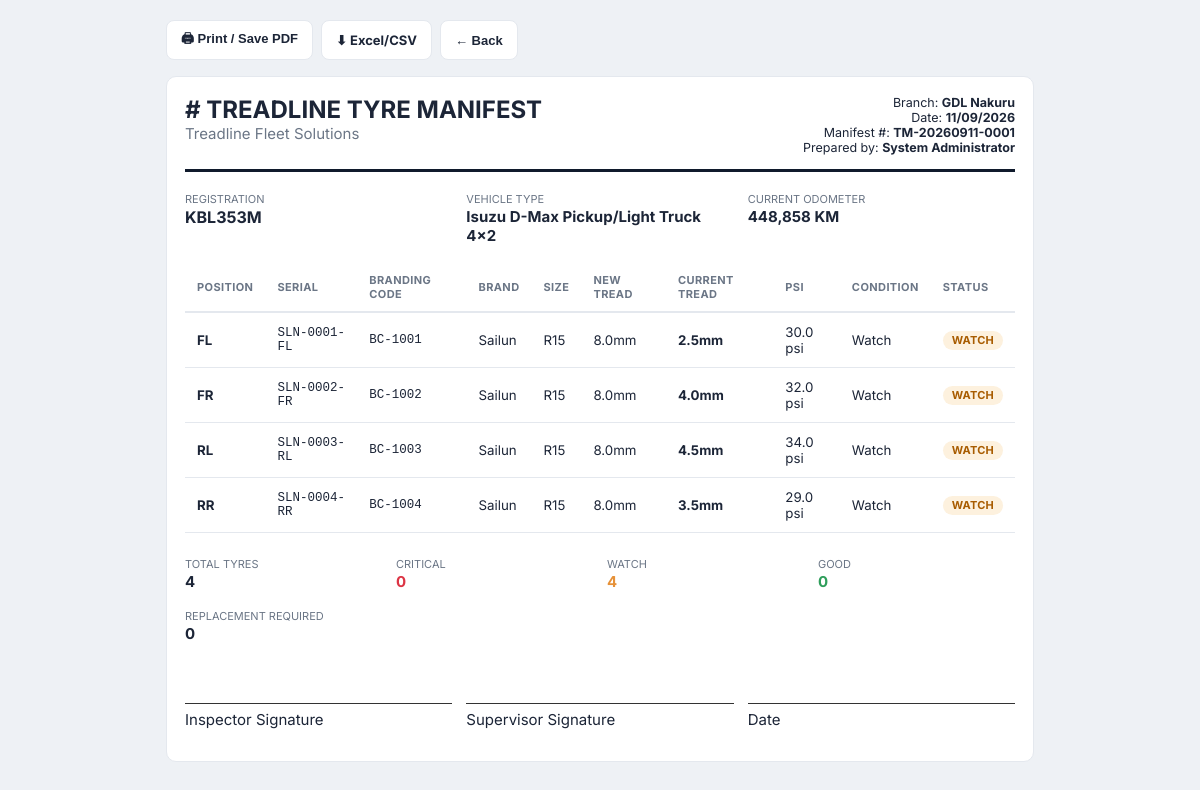
Screenshot of /report_manifest.php?vehicle_id=1 (signed in) with the database file from the repository.
### tables this page shows
CREATE TABLE vehicles (
    id INT AUTO_INCREMENT PRIMARY KEY,
    plate_number VARCHAR(30) UNIQUE NOT NULL,
    fleet_number VARCHAR(30),
    vehicle_type_id INT NOT NULL,
    make VARCHAR(60),
    model VARCHAR(60),
    year YEAR,
    vin VARCHAR(60),
    branch_id INT NOT NULL,
    department VARCHAR(100),
    driver_name VARCHAR(150),
    current_mileage INT DEFAULT 0,
    mileage_reading_date DATE,
    status ENUM('ACTIVE','MAINTENANCE','OUT_OF_SERVICE','SOLD','ARCHIVED') DEFAULT 'ACTIVE',
    spare_count INT NOT NULL DEFAULT 1,
    towed_by_vehicle_id INT NULL COMMENT 'For trailers: the truck/prime mover that tows this trailer, if any',
    photo VARCHAR(255),
    date_added DATE DEFAULT (CURRENT_DATE),
    created_at DATETIME DEFAULT CURRENT_TIMESTAMP,
    FOREIGN KEY (vehicle_type_id) REFERENCES vehicle_types(id),
    FOREIGN KEY (branch_id) REFERENCES branches(id),
    FOREIGN KEY (towed_by_vehicle_id) REFERENCES vehicles(id)
);

CREATE TABLE branches (
    id INT AUTO_INCREMENT PRIMARY KEY,
    name VARCHAR(150) NOT NULL,
    code VARCHAR(30) UNIQUE NOT NULL,
    location VARCHAR(150),
    manager VARCHAR(150),
    contact VARCHAR(60),
    status ENUM('ACTIVE','INACTIVE') DEFAULT 'ACTIVE',
    created_at DATETIME DEFAULT CURRENT_TIMESTAMP
);

CREATE TABLE users (
    id INT AUTO_INCREMENT PRIMARY KEY,
    full_name VARCHAR(150) NOT NULL,
    username VARCHAR(100) UNIQUE NOT NULL,
    email VARCHAR(150) UNIQUE,
    password_hash VARCHAR(255) NOT NULL,
    role_id INT NOT NULL,
    branch_id INT NULL,
    phone VARCHAR(30),
    status ENUM('ACTIVE','SUSPENDED') DEFAULT 'ACTIVE',
    remember_token VARCHAR(255) NULL,
    reset_token VARCHAR(255) NULL,
    reset_expires DATETIME NULL,
    last_login DATETIME NULL,
    created_at DATETIME DEFAULT CURRENT_TIMESTAMP,
    FOREIGN KEY (role_id) REFERENCES roles(id)
);

CREATE TABLE vehicle_types (
    id INT AUTO_INCREMENT PRIMARY KEY,
    name VARCHAR(100) NOT NULL,
    axle_config ENUM('4X2','4X4','6X2','6X4','8X4','TRAILER_2AXLE','TRAILER_3AXLE','BUS') NOT NULL DEFAULT '4X2',
    positions JSON NOT NULL COMMENT 'Flattened array of tyre position codes, derived from layout_rows',
    layout_rows JSON NULL COMMENT 'Generic editable tyre-map layout: [{label, drive(bool), positions:[...]}, ...] - one row per axle/group',
    spare_default INT NOT NULL DEFAULT 1 COMMENT 'Default number of spare slots for a new vehicle of this type (0 = no spare, e.g. forklifts)'
);

CREATE TABLE tyres (
    id INT AUTO_INCREMENT PRIMARY KEY,
    serial_number VARCHAR(100) UNIQUE NOT NULL,
    branding_code VARCHAR(100),
    brand VARCHAR(80) NOT NULL,
    model VARCHAR(80),
    size VARCHAR(30) NOT NULL,
    type ENUM('NEW','RETREAD','USED') DEFAULT 'NEW',
    new_tread_mm DECIMAL(4,1) NOT NULL DEFAULT 8.0,
    recommended_psi DECIMAL(5,1) NOT NULL DEFAULT 32.0,
    load_rating VARCHAR(20),
    speed_rating VARCHAR(10),
    purchase_date DATE,
    supplier_id INT,
    purchase_price DECIMAL(12,2) DEFAULT 0,
    warranty_info VARCHAR(150),
    expected_mileage INT DEFAULT 60000,
    expected_lifespan_days INT DEFAULT 730,
    storage_location VARCHAR(100),
     
    status ENUM('STOCK','IN_SERVICE','UNDER_REPAIR','RETREAD','REMOVED','SCRAP') DEFAULT 'STOCK',
     
    current_vehicle_id INT NULL,
    current_position VARCHAR(10) NULL,
    current_tread_mm DECIMAL(4,1) NULL,
    current_psi DECIMAL(5,1) NULL,
    install_odometer INT NULL,
    total_repairs INT DEFAULT 0,
    total_retreads INT DEFAULT 0,
    date_added DATE DEFAULT (CURRENT_DATE),
    created_at DATETIME DEFAULT CURRENT_TIMESTAMP,
    updated_at DATETIME DEFAULT CURRENT_TIMESTAMP ON UPDATE CURRENT_TIMESTAMP,
    FOREIGN KEY (supplier_id) REFERENCES suppliers(id),
    FOREIGN KEY (current_vehicle_id) REFERENCES vehicles(id)
);

### includes/functions.php (called while the page is built, shortened)
<?php
function current_user(): ?array {
    $stmt = db()->prepare("SELECT u.*, r.name AS role_name, b.name AS branch_name
                           FROM users u JOIN roles r ON u.role_id = r.id
                           LEFT JOIN branches b ON u.branch_id = b.id
                           WHERE u.id = ?");
    $stmt->execute([$_SESSION['user_id']]);
    $cache = $stmt->fetch() ?: null;
    return $cache;
}
function get_setting(string $key, $default = null) {
    static $settings = null;
    if ($settings === null) {
        $settings = [];
        foreach (db()->query("SELECT setting_key, setting_value FROM settings") as $row) {
            $settings[$row['setting_key']] = $row['setting_value'];
        }
    }
    return $settings[$key] ?? $default;
}
function tread_status(float $tread_mm): string {
    $critical = (float) get_setting('tread_critical_mm', 2.0);
    $watch = (float) get_setting('tread_watch_mm', 5.0);
    if ($tread_mm < $watch) return 'WATCH';
    return 'GOOD';
}
function e(?string $s): string { return htmlspecialchars($s ?? '', ENT_QUOTES, 'UTF-8'); }
function badge_class(string $status): string {
    return match (strtoupper($status)) {
        'CRITICAL' => 'badge-critical',
        'WATCH','WARNING','LOW','HIGH','MAINTENANCE','PENDING' => 'badge-watch',
        'GOOD','EXCELLENT','NORMAL','ACTIVE','APPROVED','IN_SERVICE' => 'badge-good',
        'STOCK' => 'badge-info',
        default => 'badge-muted',
    };
}

### config/db.php (called while the page is built, shortened)
<?php
function db(): PDO {
    static $pdo = null;
    if ($pdo === null) {
        try {
            $pdo = new PDO(
                "mysql:host=" . DB_HOST . ";dbname=" . DB_NAME . ";charset=utf8mb4",
                DB_USER,
                DB_PASS,
                [
                    PDO::ATTR_ERRMODE => PDO::ERRMODE_EXCEPTION,
                    PDO::ATTR_DEFAULT_FETCH_MODE => PDO::FETCH_ASSOC,
                    PDO::ATTR_EMULATE_PREPARES => false,
                ]
            );
        } catch (PDOException $e) {
            http_response_code(500);
            die('<h2>Database connection failed</h2><p>' . htmlspecialchars($e->getMessage()) . '</p><p>Check <code>config/db.php</code> and run <code>sql/schema.sql</code> first. See README.md.</p>');
        }
    }
    return $pdo;
}

### report_manifest.php (the view, shortened to what this page needs)
<?php
$vehicleId = (int)($_GET['vehicle_id'] ?? 0);
$stmt = db()->prepare("SELECT v.*, b.name AS branch_name, vt.name AS type_name FROM vehicles v
  LEFT JOIN branches b ON b.id=v.branch_id LEFT JOIN vehicle_types vt ON vt.id=v.vehicle_type_id WHERE v.id=?");
$stmt->execute([$vehicleId]);
$vehicle = $stmt->fetch();
$tt = db()->prepare("SELECT * FROM tyres WHERE current_vehicle_id=? AND status='IN_SERVICE' ORDER BY FIELD(current_position,'FL','FR','RL','RR','RLI','RLO','RRI','RRO','A1L','A1R','A2L','A2R','SP')");
$tt->execute([$vehicleId]);
$tyres = $tt->fetchAll();
$critical = (float) get_setting('tread_critical_mm', 2.0);
$critCount = 0; $watchCount = 0; $goodCount = 0;
foreach ($tyres as $t) {
    $s = tread_status((float)$t['current_tread_mm']);
    if ($s==='CRITICAL') $critCount++; elseif ($s==='WATCH') $watchCount++; else $goodCount++;
}
$manifestNo = 'TM-' . date('Ymd') . '-' . str_pad($vehicleId, 4, '0', STR_PAD_LEFT);
$u = current_user();
include __DIR__ . '/includes/print_head.php';
?>
<div style="max-width:900px;margin:20px auto;padding:0 16px;">
  <div class="no-print" style="margin-bottom:16px;display:flex;gap:8px;">
    <button class="btn btn-outline" onclick="window.print()">🖨 Print / Save PDF</button>
    <a class="btn btn-outline" href="exports/manifest_csv.php?vehicle_id=<?= $vehicleId ?>">⬇ Excel/CSV</a>
    <button class="btn btn-outline" onclick="location.href='vehicle_profile.php?id=<?= $vehicleId ?>'">← Back</button>
  </div>
  <div class="tl-card">
    <div style="display:flex;justify-content:space-between;border-bottom:3px solid #101a2c;padding-bottom:14px;margin-bottom:16px;">
      <div><h1 style="margin:0;font-size:24px;"># TREADLINE TYRE MANIFEST</h1><div class="text-muted"><?= e(get_setting('company_name')) ?></div></div>
      <div style="text-align:right;font-size:12.5px;">
        Branch: <b><?= e($vehicle['branch_name']) ?></b><br>
        Date: <b><?= date('d/m/Y') ?></b><br>
        Manifest #: <b><?= $manifestNo ?></b><br>
        Prepared by: <b><?= e($u['full_name']) ?></b>
      </div>
    </div>
    <div class="form-row" style="margin-bottom:18px;">
      <div><span class="text-muted" style="font-size:11px;">REGISTRATION</span><br><b style="font-size:16px;"><?= e($vehicle['plate_number']) ?></b></div>
      <div><span class="text-muted" style="font-size:11px;">VEHICLE TYPE</span><br><b><?= e($vehicle['make'].' '.$vehicle['model'].' '.$vehicle['type_name']) ?></b></div>
      <div><span class="text-muted" style="font-size:11px;">CURRENT ODOMETER</span><br><b><?= number_format($vehicle['current_mileage']) ?> KM</b></div>
    </div>
    <table class="tl-table">
      <thead><tr><th>Position</th><th>Serial</th><th>Branding Code</th><th>Brand</th><th>Size</th><th>New Tread</th><th>Current Tread</th><th>PSI</th><th>Condition</th><th>Status</th></tr></thead>
      <tbody>
      <?php foreach ($tyres as $t): $st = tread_status((float)$t['current_tread_mm']); ?>
        <tr>
          <td><b><?= e($t['current_position']) ?></b></td>
          <td class="mono"><?= e($t['serial_number']) ?></td>
          <td class="mono"><?= e($t['branding_code']) ?></td>
          <td><?= e($t['brand']) ?></td>
          <td><?= e($t['size']) ?></td>
          <td><?= number_format($t['new_tread_mm'],1) ?>mm</td>
          <td><b><?= number_format($t['current_tread_mm'],1) ?>mm</b></td>
          <td><?= $t['current_psi'] ?> psi</td>
          <td><?= $st==='GOOD' ? 'Good' : ($st==='WATCH'?'Watch':'Replace') ?></td>
          <td><span class="badge <?= badge_class($st) ?>"><?= $st ?></span></td>
        </tr>
      <?php endforeach; if (!$tyres): ?><tr><td colspan="10" style="text-align:center;padding:20px;">No tyres fitted.</td></tr><?php endif; ?>
      </tbody>
    </table>
    <div class="form-row" style="margin-top:20px;">
      <div><span class="text-muted" style="font-size:11px;">TOTAL TYRES</span><br><b><?= count($tyres) ?></b></div>
      <div><span class="text-muted" style="font-size:11px;">CRITICAL</span><br><b style="color:#dc3545;"><?= $critCount ?></b></div>
      <div><span class="text-muted" style="font-size:11px;">WATCH</span><br><b style="color:#e69138;"><?= $watchCount ?></b></div>
      <div><span class="text-muted" style="font-size:11px;">GOOD</span><br><b style="color:#2f9e5b;"><?= $goodCount ?></b></div>
      <div><span class="text-muted" style="font-size:11px;">REPLACEMENT REQUIRED</span><br><b><?= $critCount ?></b></div>
    </div>
    <div class="form-row" style="margin-top:60px;">
      <div><div style="border-top:1px solid #333;padding-top:6px;">Inspector Signature</div></div>
      <div><div style="border-top:1px solid #333;padding-top:6px;">Supervisor Signature</div></div>
      <div><div style="border-top:1px solid #333;padding-top:6px;">Date</div></div>
    </div>
  </div>
</div>
</body></html>

### assets/css/style.css (style rules this page uses)
:root { --tl-navy:#101a2c; --tl-navy-2:#16233b; --tl-navy-3:#1d2d4a; --tl-accent:#e08a2c; --tl-accent-2:#f5a83c; --tl-green:#2f9e5b; --tl-red:#dc3545; --tl-amber:#e69138; --tl-blue:#2f6fed; --tl-bg:#f4f6f9; --tl-card:#ffffff; --tl-border:#e4e8ee; --tl-text:#1c2537; --tl-text-muted:#6b7686; --radius:10px; font-size:15px; }
* { box-sizing:border-box; }
body { margin:0; background:var(--tl-bg); color:var(--tl-text); font-family:'Inter','Segoe UI',Roboto,Helvetica,Arial,sans-serif; -webkit-font-smoothing:antialiased; }
a { color:var(--tl-blue); text-decoration:none; }
.tl-card { background:var(--tl-card); border:1px solid var(--tl-border); border-radius:var(--radius); padding:18px; }
.badge { display:inline-block; padding:2.5px 9px; border-radius:20px; font-size:11px; font-weight:700; letter-spacing:.2px; }
.badge-watch { background:#fdf1de; color:#a85c00; }
.tl-table { width:100%; border-collapse:collapse; font-size:13.3px; }
.tl-table th { text-align:left; font-size:11px; text-transform:uppercase; letter-spacing:.4px; color:var(--tl-text-muted); padding:10px 12px; border-bottom:2px solid var(--tl-border); font-weight:700; }
.tl-table td { padding:11px 12px; border-bottom:1px solid var(--tl-border); vertical-align:middle; }
.tl-table .mono { font-family:'SFMono-Regular',Consolas,monospace; font-size:12.5px; }
.btn { display:inline-flex; align-items:center; gap:6px; border-radius:8px; padding:8px 14px; font-size:13px; font-weight:700; cursor:pointer; border:1px solid transparent; }
.btn-outline { background:#fff; border:1px solid var(--tl-border); color:var(--tl-text); }
.form-row { display:grid; grid-template-columns:repeat(auto-fit,minmax(190px,1fr)); gap:14px; margin-bottom:14px; }
.text-muted { color:var(--tl-text-muted); }

### includes/print_head.php (style rules this page uses)
body { background:#eef1f5; }

### rows the page displays
vehicles: branch.name "GDL Nakuru", plate_number "KBL353M", make+model "Isuzu D-Max Pickup/Light Truck 4x2", current_mileage "448,858"
users: full_name "System Administrator"
tyres: current_position "FL", serial_number "SLN-0001-FL", branding_code "BC-1001", brand "Sailun", size "R15", new_tread_mm "8.0", current_tread_mm "2.5", current_psi "30.0", shows "Watch", current_tread_mm "WATCH"
tyres: current_position "FR", serial_number "SLN-0002-FR", branding_code "BC-1002", brand "Sailun", size "R15", new_tread_mm "8.0", current_tread_mm "4.0", current_psi "32.0", shows "Watch", current_tread_mm "WATCH"
tyres: current_position "RL", serial_number "SLN-0003-RL", branding_code "BC-1003", brand "Sailun", size "R15", new_tread_mm "8.0", current_tread_mm "4.5", current_psi "34.0", shows "Watch", current_tread_mm "WATCH"
tyres: current_position "RR", serial_number "SLN-0004-RR", branding_code "BC-1004", brand "Sailun", size "R15", new_tread_mm "8.0", current_tread_mm "3.5", current_psi "29.0", shows "Watch", current_tread_mm "WATCH"

### other values shown
get_setting('company_name') "Treadline Fleet Solutions"
$manifestNo "TM-20260911-0001"
count($tyres) "4"
$critCount "0"
$watchCount "4"
$goodCount "0"
